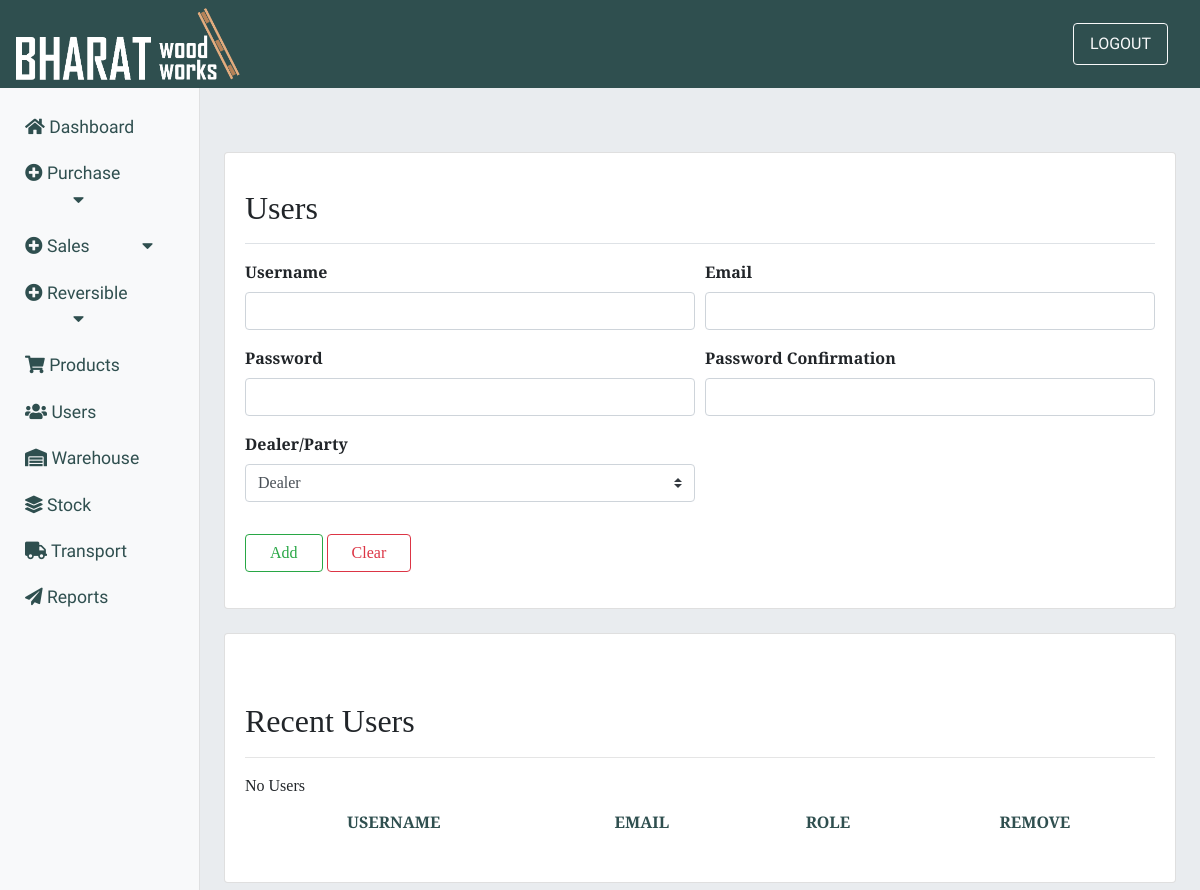
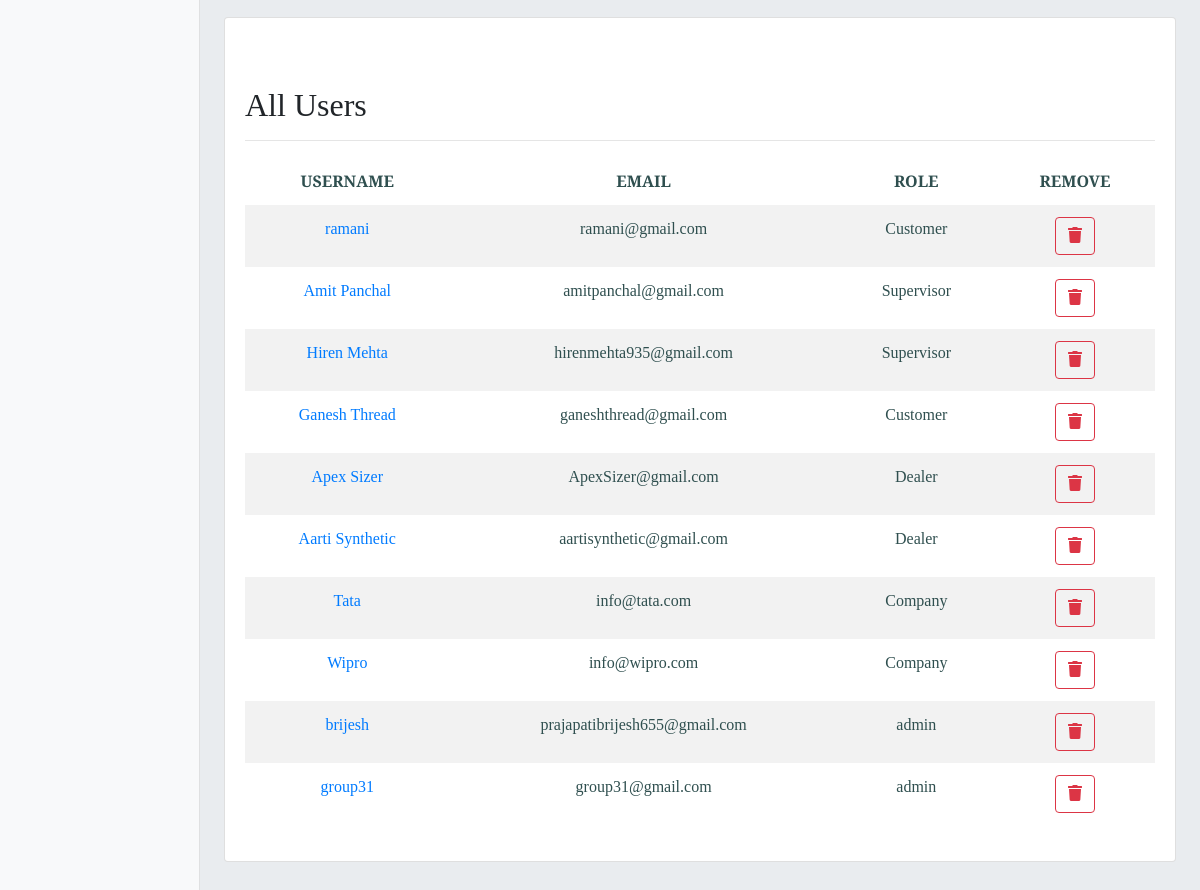
The page /users/ (signed in) on the database its author committed (2 pictures, top to bottom).
### inventory/models.py (models this page shows, shortened)
class Account(AbstractBaseUser,PermissionsMixin):
    username        = models.CharField(max_length=30)
    email           = models.EmailField(verbose_name="email",max_length=60,unique=True)
    date_joined     = models.DateTimeField(verbose_name="date_joined",auto_now_add=True)
    last_login      = models.DateTimeField(verbose_name="last_login",auto_now=True)
    is_active       = models.BooleanField(default=True)
    is_admin        = models.BooleanField(default=False)
    is_staff        = models.BooleanField(default=False)         #------- #
    is_superuser    = models.BooleanField(default=False)
    role            = models.CharField(max_length=10)
    USERNAME_FIELD = 'email'
    REQUIRED_FIELDS = ['username']
    objects = AccountManager()

### inventory/decorators.py (the view)
	def wrapper_function(request, *args, **kwargs):
		group = None
		if request.user.groups.exists():
			group = request.user.groups.all()[0].name
		if group == 'Customer':
			return redirect('Customer_Dashboard')
		if group == 'Dealer':
			return redirect('Dealer_Dashboard')
		if group == 'Supervisor':
			return redirect('Supervisor_Dashboard')
		if group == 'Company':
			return redirect('Company_Dashboard')
		if group == 'admin':
			return view_func(request, *args, **kwargs)

### inventory/forms.py
class Registration(UserCreationForm):
    email           = forms.EmailField(max_length=60,help_text='Entered email address must be valid')
    role            = forms.CharField(max_length=10)
    class Meta:
        model = Account
        fields = ('email','username','password1','password2','role')

### inventory/templates/inventory/tab-Admin-users.html (shortened to what this page needs)
{% extends 'inventory/main.html' %}
{% load static %}
{% block content %}
<div>
<div class="card mb-4">
    <div class="card-body">
    <div
        class="d-flex justify-content-between flex-wrap flex-md-nowrap align-items-center pt-3 pb-2 mb-3 border-bottom">
        <h1 class="h2">Users</h1>
    </div>
    <form method="POST">{% csrf_token %}
        <div class="form-row">
            <div class="col-sm-6 mb-3">
                <label for="validationCustom01" class="font-weight-bold">Username</label>
                <input type="text" class="form-control" id="Username" name="username" required>
            </div>
            <div class="col-sm-6 mb-3">
                <label for="validationCustom04" class="font-weight-bold">Email</label>
               <input type="email" class="form-control" id="Email" name="email" required>
            </div>
        </div>
        <div class="form-row">
            <div class="col-sm-6 mb-3">
                <label for="validationCustom04" class="font-weight-bold">Password</label>
                <input type="password" class="form-control" id="Password" name="password1" required>
            </div>
            <div class="col-sm-6 mb-3">
                <label for="validationCustom04" class="font-weight-bold">Password Confirmation</label>
                <input type="password" class="form-control" id="Password" name="password2" required>
            </div>
        </div>
        <div class="form-row">
            <div class="col-sm-6 mb-3">
                <label for="validationCustom01" class="font-weight-bold">Dealer/Party</label>
                <select class="custom-select" id="validationCustom04" name="role" required>
                    <option>Dealer</option>
                </select>
            </div>
        </div>
        <button class="btn btn-outline-success mb-3 px-4" type="submit" name="action" value="signUp">Add</button>
        <button class="btn btn-outline-danger mb-3 px-4" type="reset" name="action" value="signUp">Clear</button>
    </form>
    </div>
</div>
    <div class="card mb-4">
        <div class="card-body">
    <h1 class="h2 mt-5">Recent Users</h1>
    <hr>
    <div class="table-responsive">
        <table class="table table-striped text-center table-borderless" data-toggle="table">
            <thead>
                <tr>
                    <th>USERNAME</th>
                    <th>EMAIL</th>
                    <th>ROLE</th>
                    <th>REMOVE</th>
                </tr>
            </thead>
        </table>
    </div>
        </div>
    </div>
    </div>
    <div class="card mb-4">
        <div class="card-body">
    <h1 class="h2 mt-5">All Users</h1>
    <hr>
    <div class="table-responsive">
        <table class="table table-striped text-center table-borderless" data-toggle="table" data-pagination="true"
            data-show-toggle="true" data-page-size="25" data-search="true" data-show-fullscreen="true"
            data-show-columns="true">
            <thead>
                <tr>
                    <th>USERNAME</th>
                    <th>EMAIL</th>
                    <th>ROLE</th>
                    <th>REMOVE</th>
                </tr>
            </thead>
            <tbody>
                {% if users %}
                {% for user in users  %}
                <tr id="user-{{user.id}}">
                    <td class="userName userData" name="username"><a href="{% url 'userprofile' user.email  %}">{{ user.username }}</a></td>
                    <td class="userEmail userData" name="email">{{ user.email }}</td>
                    <td class="userRole userData" name="role">{{ user.role }}</td>
                    <td> <button type="button" class="btn btn-outline-danger" data-toggle="modal"
                        data-target="#deleteModal{{user.id }}">
                        <i class="fas fa-trash"></i>
                    </button>
                    </td>
                </tr>
                 {% endfor %}
                 {% else %}
                    No Users
                 {% endif %}
            </tbody>
        </table>
    </div>
        </div>
        </div>
</div>
{% endblock %}

### static/css/dashboard.css (style rules this page uses)
:root { --Sniglet-font: "Sniglet", cursive; --Rubik: "Rubik", cursive; --Patua: "Patua One", cursive; --Lobster: "lobster", cursive; --Merriweather: "Merriweather Sans", cursive; --light-black: #2e2c2caf; --bggradient: linear-gradient(to bottom, #ff5733, #ffffff); --light-gray: rgba(255, 255, 255, 0.877); }
tr, td { color: darkslategrey; }

### rows shown on the page
Account: username "ramani", email "ramani@gmail.com", role "Customer"
Account: username "Amit Panchal", email "amitpanchal@gmail.com", role "Supervisor"
Account: username "Hiren Mehta", email "hirenmehta935@gmail.com", role "Supervisor"
Account: username "Ganesh Thread", email "ganeshthread@gmail.com", role "Customer"
Account: username "Apex Sizer", email "ApexSizer@gmail.com", role "Dealer"
Account: username "Aarti Synthetic", email "aartisynthetic@gmail.com", role "Dealer"
Account: username "Tata", email "info@tata.com", role "Company"
Account: username "Wipro", email "info@wipro.com", role "Company"
Account: username "brijesh", email "prajapatibrijesh655@gmail.com", role "admin"
Account: username "group31", email "group31@gmail.com", role "admin"
